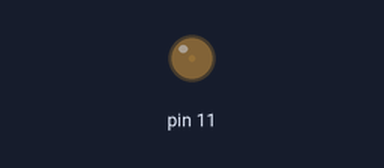
The sketch below on a simulated Arduino Uno, built with avr-gcc and run on an emulated ATmega328P. Shown: output pins drawn as LEDs (lit = HIGH). What the sketch prints to the serial monitor is not drawn.

Above: at 0.05 s.
At 0.65 s:
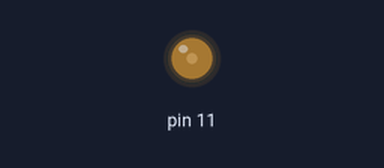
At 1.3 s:
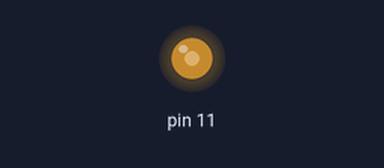
At 2.55 s:
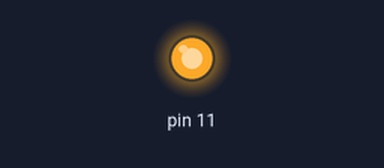
Timing chart, 0 to 6.0 s (numbered marks = the images above):
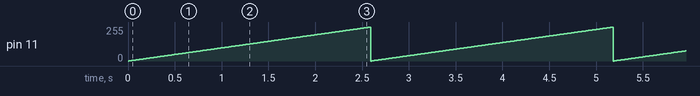

Measured:
- by itself, pin 11: ramps from 0/255 to 254/255 and jumps back, once every 2.6 s

The sketch:

lab05-2.ino
```cpp
/* Blink */
void setup() {
  pinMode(11, OUTPUT);
  Serial.begin(9600);
}

void loop() {
  for (int i = 0; i < 255; i++) {
    analogWrite(11, i);
    delay(10);
    Serial.println(i);
  }
}
```
